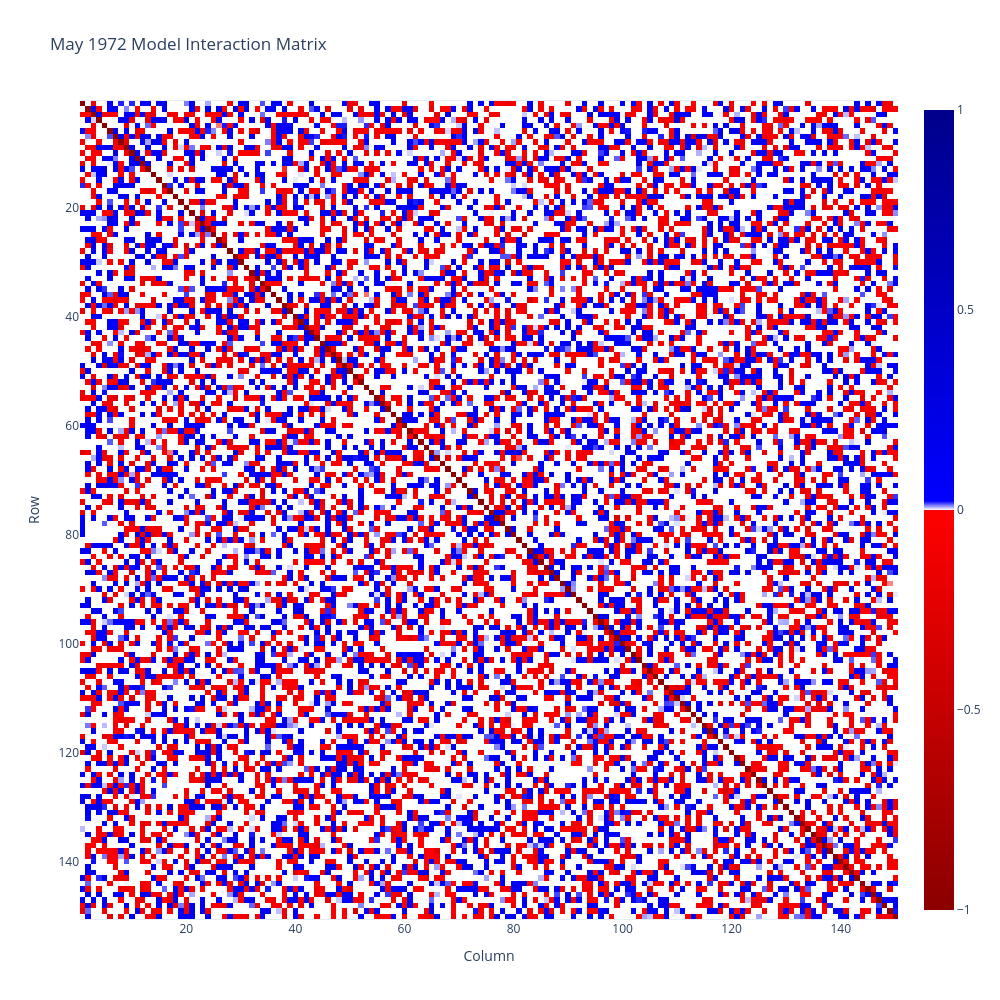

This figure's notebook cell:
### Code cell
#Test the function
S= 150 # number of species
C= 0.5 # connectivity among species in the local community
sigma= 0.1 # interaction strength
s= 1 # self-regulation coefficient or intraspecific competition
A= local_community_May(S,C, sigma,s)
print(A)
plot_matrix(A, title="May 1972 Model Interaction Matrix", use_meta=True)

### Figure 1 — Plotly figure (JSON) as saved in the notebook; plotly's stock layout.template omitted (floating-point values rounded to 4 significant figures; data arrays with more than 128 entries replaced by an {"elided": "..."} marker saying what was removed)
{"data": [{"colorscale": [[0, "darkred"], [0.4999, "red"], [0.5, "white"], [0.5111, "blue"], [1, "darkblue"]], "showscale": true, "type": "heatmap", "x": {"elided": "150 int values"}, "y": {"elided": "150 int values"}, "z": {"elided": "150x150 float values"}, "zmid": 0}], "layout": {"height": 1000, "title": {"text": "May 1972 Model Interaction Matrix"}, "width": 1000, "xaxis": {"title": {"text": "Column"}}, "yaxis": {"autorange": "reversed", "scaleanchor": "x", "title": {"text": "Row"}}}}
